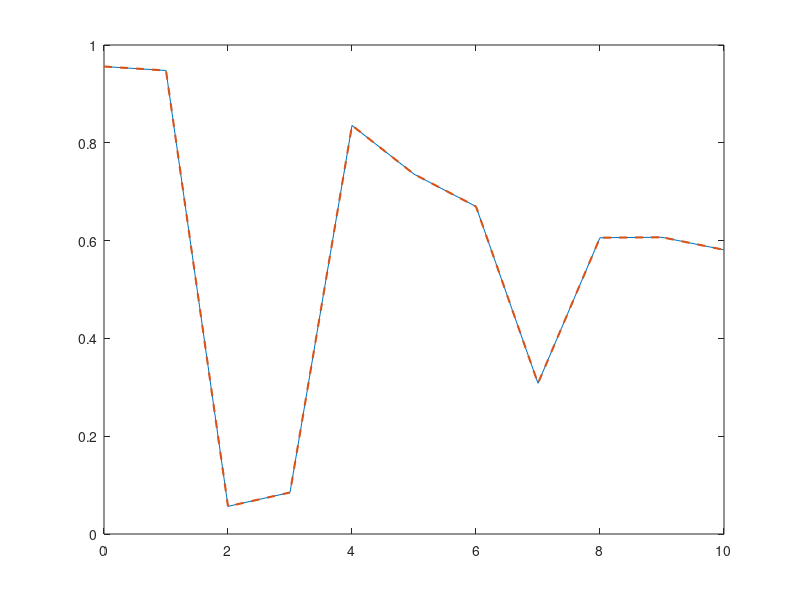

Recreate this plot in MATLAB.
function fftAHA(a)

if nargin==0
    rng(2)
    a = rand(11,1);
    % a = tanh(2*x/L)-.4*cos(6*x*L*pi).*exp(x/L)+1;
end


A = cosfft_cleansum(a);
a_ = icosfft_cleansum(A);

% a([1,end],:)=0; % odd function!
% A = sinfft(a);
% a_ = isinfft(A);

figure('color','w');
n = length(a);
plot(0:n-1,a,0:n-1,a_,'--','linewidth',1.5)

end


function A = cosfft(a)
% equivalent to 
% A = sum([a(1);2*a(2:end-1);a(end)].*cos(k.*x),1)
% with dx=L/(n-1), x=(0:n-1).'*dx, k=(0:n-1)*pi/L.

n = size(a,1);
A = fft([a;flipud(a(2:n-1,:))],[],1);
A = real(A(1:n,:));

% % test: 
% assert(iscolumn(a));
% A = sum([a(1);2*a(2:end-1);a(end)].*cos((0:n-1).*(0:n-1).'*pi/(n-1)),1).';
end

function a = icosfft(A)
% equivalent to
% a = sum([.5*A(1);A(2:end-1);.5*A(end)].'.*cos(k.*x),2)./(n-1)
% with dx=L/(n-1), x=(0:n-1).'*dx, k=(0:n-1)*pi/L.

n    = size(A,1);
aPer = ifft([A;flipud(A(2:n-1,:))],[],1);
a    = aPer(1:n,:);

% % test: 
% assert(iscolumn(A));
% a = sum([.5*A(1);A(2:n-1);.5*A(end)].'.*cos((0:n-1).*(0:n-1).'*pi/(n-1)),2)./(n-1);
end

function A=sinfft(a)
% equivalent to 
% A = sum([a(1);2*a(2:end-1);a(end)].*sin(k.*x),1).'
% with dx=L/(n-1), x=(0:n-1).'*dx, k=(0:n-1)*pi/L.

assert(all([a(1,:);a(end,:)]==0,'all'),'a(1,:) = a(end,:) = 0 assumed since sine is an odd function.')
n = size(a,1);
A = fft([a;-flipud(a(2:n-1,:))],[],1);
A = -imag(A(1:n,:));

% % test: 
% assert(iscolumn(a));
% A = sum([a(1);2*a(2:end-1);a(end)].*sin((0:n-1).*(0:n-1).'*pi/(n-1)),1).';
end

function a=isinfft(A)
% equivalent to
% sum([.5*A(1);A(2:n-1);.5*A(end)].'.*sin(k.*x),2)./(n-1)
% with dx=L/(n-1), x=(0:n-1).'*dx, k=(0:n-1)*pi/L.

n    = size(A,1);
aPer = ifft([A;-flipud(A(2:n-1,:))],[],1);
a    = imag(aPer(1:n,:));

% % test: 
% assert(iscolumn(A));
% a = sum([.5*A(1);A(2:n-1);.5*A(end)].'.*sin((0:n-1).*(0:n-1).'*pi/(n-1)),2)./(n-1);
end






function A = cosfft_cleansum(a)
% equivalent to 
% A = sum([a(1);2*a(2:end-1);a(end)].*cos(k.*x),1)./(n-1)
% with dx=L/(n-1), x=(0:n-1).'*dx, k=(0:n-1)*pi/L.

n = size(a,1);
A = fft([a;flipud(a(2:n-1,:))],[],1)/(n-1);
A = real(A(1:n,:));
A([1,n],:) = .5*A([1,n],:);

% test: 
% assert(iscolumn(a));
% A = sum([a(1);2*a(2:end-1);a(end)].*cos((0:n-1).*(0:n-1).'*pi/(n-1)),1).'./(n-1);
% A([1,n],:) = .5*A([1,n],:);
end

function a = icosfft_cleansum(A)
% equivalent to
% a = sum(A.'.*cos(k.*x),2)
% with dx=L/(n-1), x=(0:n-1).'*dx, k=(0:n-1)*pi/L.

n    = size(A,1);
A([1,n],:) = 2*A([1,n],:);
aPer = ifft([A;flipud(A(2:n-1,:))],[],1)*(n-1); % = .5*fft([A;flipud(A(2:n-1,:))],[],1);
a    = aPer(1:n,:);

% % test: 
% assert(iscolumn(A));
% a = sum(A.'.*cos((0:n-1).*(0:n-1).'*pi/(n-1)),2);
end

function A=sinfft_cleansum(a)
% equivalent to 
% A = sum([a(1);2*a(2:end-1);a(end)].*sin(k.*x),1).'/(n-1)
% with dx=L/(n-1), x=(0:n-1).'*dx, k=(0:n-1)*pi/L.

assert(all([a(1,:);a(end,:)]==0,'all'),'a(1,:) = a(end,:) = 0 assumed since sine is an odd function.')
n = size(a,1);
A = fft([a;-flipud(a(2:n-1,:))],[],1)/(n-1);
A = -imag(A(1:n,:));
A([1,n],:) = .5*A([1,n],:);

% % test: 
% assert(iscolumn(a));
% A = sum([a(1);2*a(2:end-1);a(end)].*sin((0:n-1).*(0:n-1).'*pi/(n-1)),1).'/(n-1);
% A([1,n],:) = .5*A([1,n],:);
end

function a=isinfft_cleansum(A)
% equivalent to
% sum(A.'.*sin(k.*x),2)
% with dx=L/(n-1), x=(0:n-1).'*dx, k=(0:n-1)*pi/L.

n    = size(A,1);
aPer = ifft([A;-flipud(A(2:n-1,:))],[],1)*(n-1);
a    = imag(aPer(1:n,:));

% % test: 
% assert(iscolumn(A));
% a = sum(A.'.*sin((0:n-1).*(0:n-1).'*pi/(n-1)),2);
end
